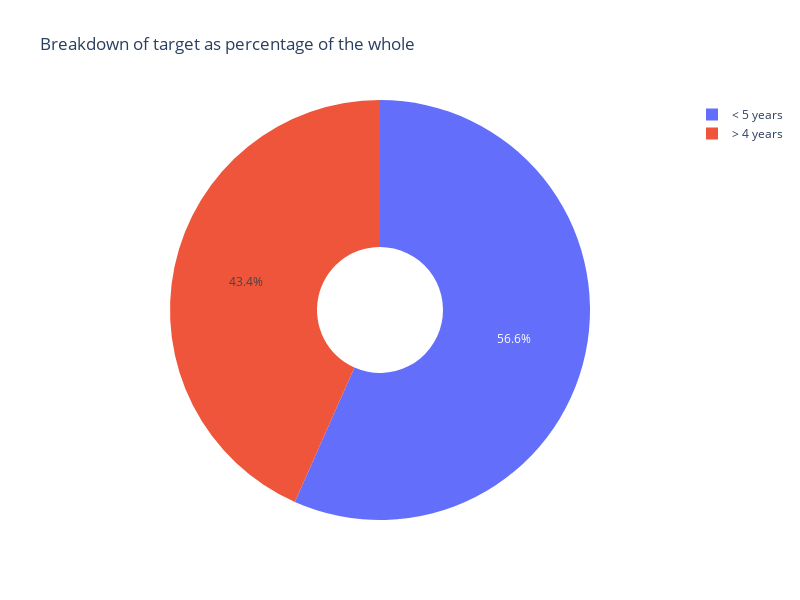

Here is the notebook cell this chart was saved with:
### Code cell
fig = px.pie(
    df_full_train, 
    values=df_full_train.graduate_in_4years.value_counts(), 
    names=TARGET_LABELS, 
    hole=.3, 
    title='Breakdown of target as percentage of the whole',
    width=800,   #figure width in pixels
    height=600, 
)
fig.show()

### Figure 1 — Plotly figure (JSON) as saved in the notebook; plotly's stock layout.template omitted (floating-point values rounded to 4 significant figures)
{"data": [{"domain": {"x": [0, 1], "y": [0, 1]}, "hole": 0.3, "hovertemplate": "label=%{label}<br>value=%{value}<extra></extra>", "labels": ["< 5 years", "> 4 years"], "legendgroup": "", "name": "", "showlegend": true, "type": "pie", "values": [2719, 2081]}], "layout": {"height": 600, "legend": {"tracegroupgap": 0}, "title": {"text": "Breakdown of target as percentage of the whole"}, "width": 800}}
